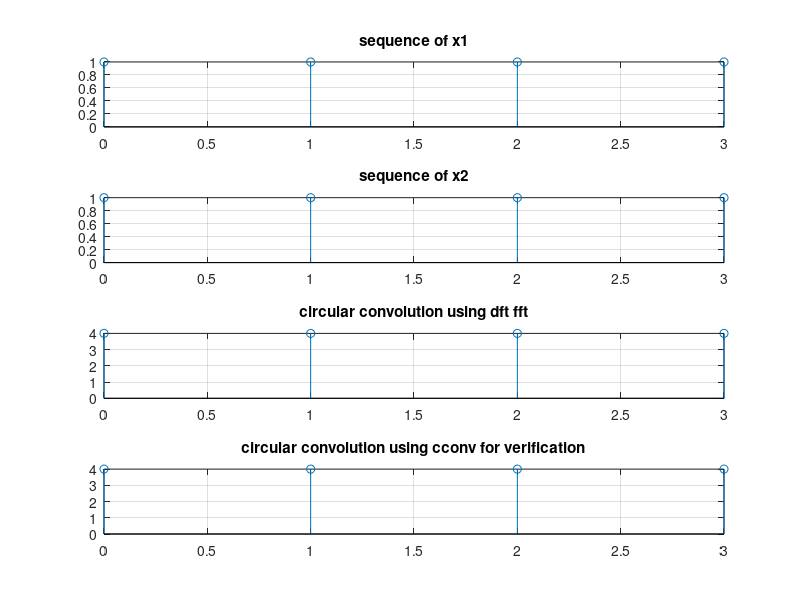

Recreate this plot in MATLAB.
%circular convolution of 2 sequences using dft or fft function.
x1=[1,1,1,1];
x2=[1,1,1,1];
X1=fft(x1);
X2=fft(x2);
Y=X1.*X2;
y=ifft(Y);
z=cconv(x1,x2,length(x2));
disp(y);
figure;
subplot(4,1,1);
stem(0:length(x1)-1,x1);
title('sequence of x1');
grid on;
subplot(4,1,2);
stem(0:length(x2)-1,x2);
title('sequence of x2');
grid on;
subplot(4,1,3);
stem(0:length(y)-1,real(y));
title('circular convolution using dft fft');
grid on;
subplot(4,1,4);
stem(0:length(z)-1,real(z));
title('circular convolution using cconv for verification')
grid on;

